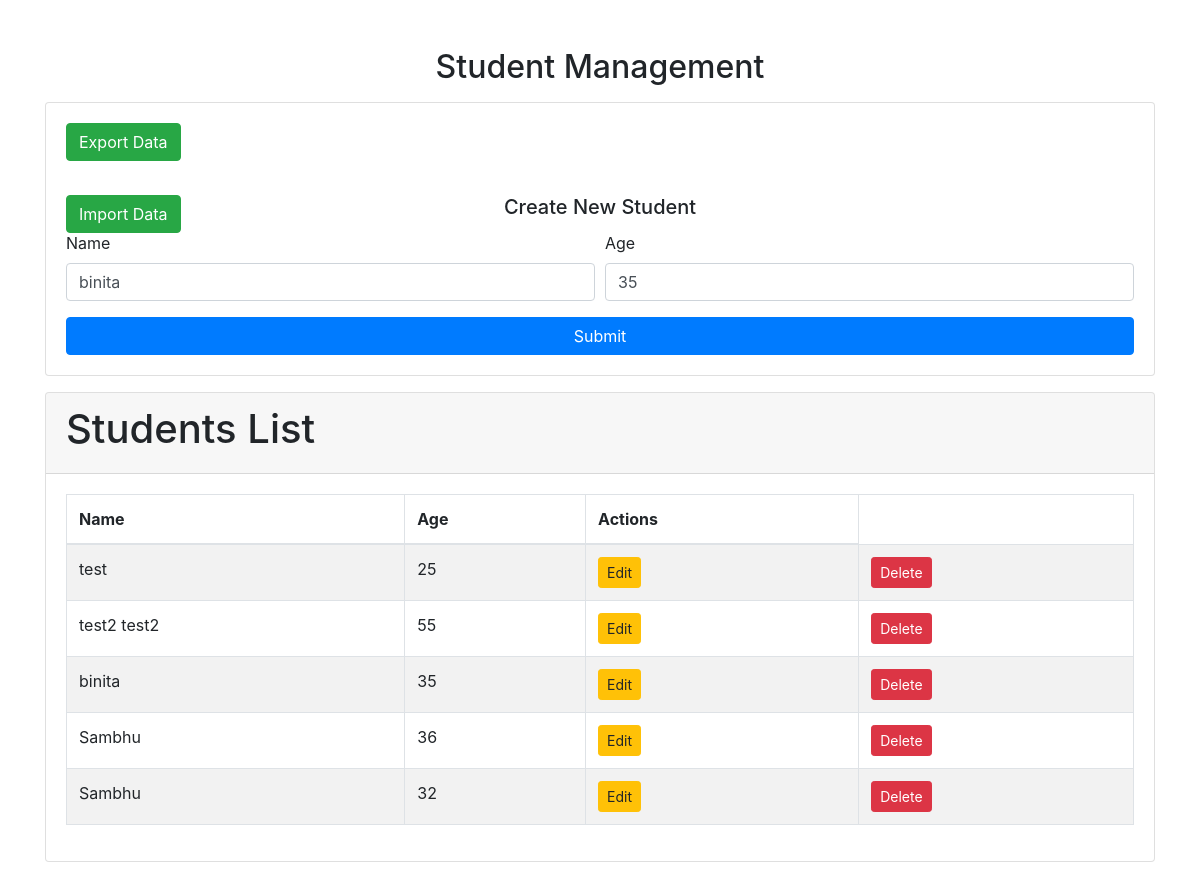
The app's page /update/18 with its own data.
### myapp/models.py (models this page shows)
class Student(models.Model):
    name = models.CharField(max_length=100)
    age = models.IntegerField()
    created_at = models.DateTimeField(auto_now_add=True)
    updated_at = models.DateTimeField(auto_now=True)
    email = models.EmailField(blank=True)

### myapp/views.py (the view, shortened to what this page needs)
# urls.py: path('', views.home, name="home"),
def home(request, id=None): # default arguments
    if id:
        student_update = get_object_or_404(Student, id=id)
        form = StudentForms(request.POST or None,instance=student_update) # takes info or empty info and supply to  form as post request
    else:
        form = StudentForms(request.POST or None)    # if no need to update. will take create form
    students = Student.objects.all()
    context ={
        'students' : students ,
        'form' : form
    }
    return render(request, "home.html", context = context)

### myapp/forms.py
class StudentForms(forms.ModelForm):
    class Meta:
        model = Student
        fields = ('name', 'age')

### templates/home.html (shortened to what this page needs)
<!DOCTYPE html>
<html lang="en">
<head>
    <link rel="stylesheet" href="https://stackpath.bootstrapcdn.com/bootstrap/4.5.2/css/bootstrap.min.css">
</head>
<body>
    <div class="container my-5">
        <h2 class="text-center">Student Management</h2>
        <div class="card mt-3">
            <div class="card-body">
                    <a href="{% url 'export_data' %}" class="btn btn-success position-absolute start-0">Export Data</a><br><br><br>
                    <a href="{% url 'import_data' %}" class="btn btn-success position-absolute start-0">Import Data</a>
                <h5 class="card-title text-center">
                    {% if student.id %}
                        Update Student
                    {% else %}
                        Create New Student
                    {% endif %}
                </h5>
                <form method="POST">
                    <div class="form-row">
                        <div class="form-group col-md-6">
                            <label for="name">Name</label>
                            <input type="text" class="form-control" id="name" name="name"
                                   placeholder="Enter student name" value="{{ form.name.value|default:'' }}">
                        </div>
                        <div class="form-group col-md-6">
                            <label for="age">Age</label>
                            <input type class="form-control" id="age" name="age"
                                   value="{{ form.age.value }}">
                        </div>
                    </div>
                    <button type="submit" class="btn btn-primary btn-block">Submit</button>
                </form>
            </div>
        </div>
        <div class="card mt-3">
            <div class="card-header">
                <h1>Students List</h1>
            </div>
            <div class="card-body">
                <table class="table table-striped table-bordered">
                    <thead>
                        <tr>
                            <th>Name</th>
                            <th>Age</th>
                            <th>Actions</th>
                        </tr>
                    </thead>
                    <tbody>
                        {% for student in students %}
                        <tr>
                            <td>{{ student.name }}</td>
                            <td>{{ student.age }}</td>
                            <td><a href="{% url 'update_student' student.id %}" class="btn btn-warning btn-sm">Edit</a></td>
                            <td><button type="button" class="btn btn-danger btn-sm" onclick="showDeleteModal({{ student.id }})">Delete</button></td>
                        </tr>
                        {% endfor %}
                    </tbody>
                </table>
            </div>
        </div>
    </div>
</body>
</html>

### records on screen
Student: name "binita", age "35"
Student: name "test", age "25"
Student: name "test2 test2", age "55"
Student: name "Sambhu", age "36"
Student: name "Sambhu", age "32"
